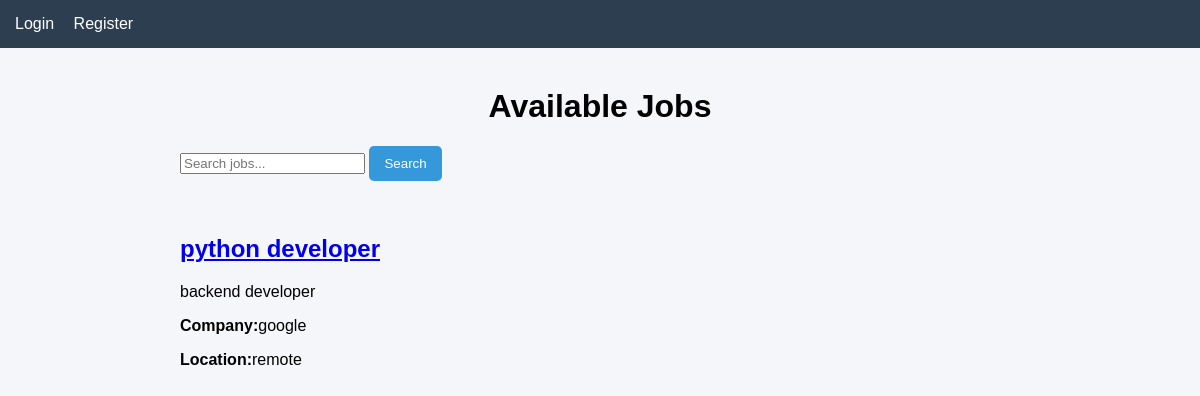
/, run on an earlier commit of the app's database.
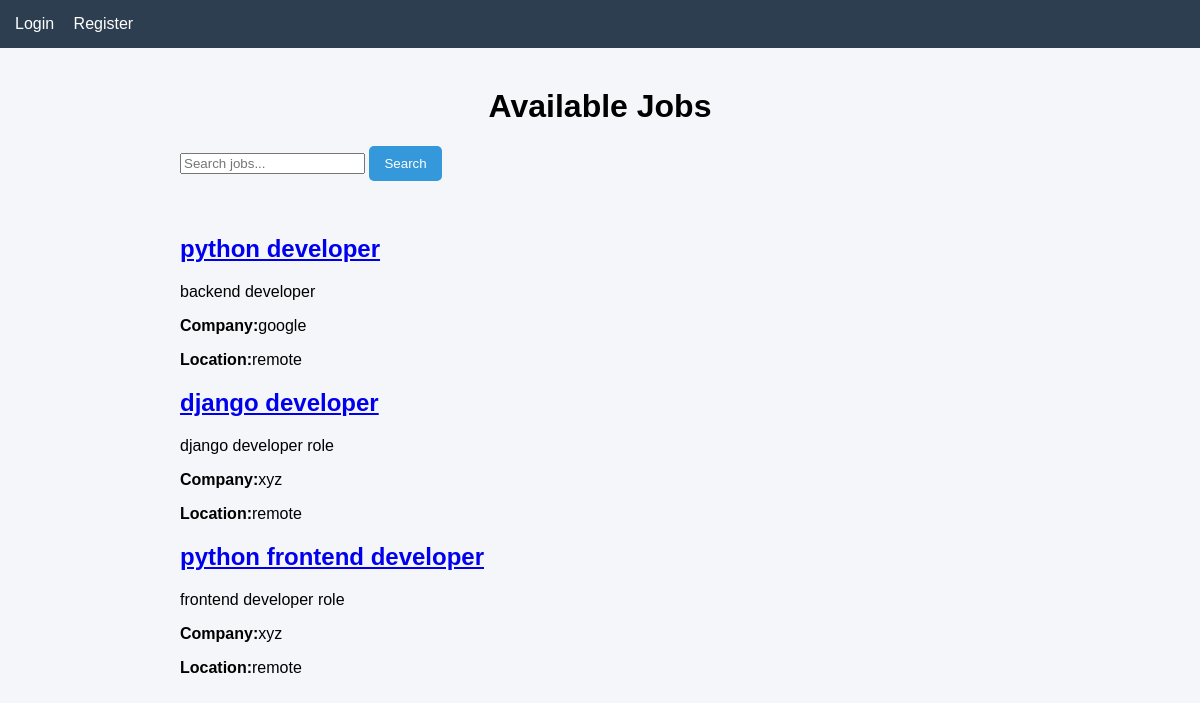
And on a later commit of the database.
### jobs/models.py (models this page shows, shortened)
class Job(models.Model):
  title=models.CharField(max_length=200)
  company=models.CharField(max_length=200)
  location=models.CharField(max_length=200)
  description=models.TextField()
  posted_by=models.ForeignKey(User,on_delete=models.CASCADE)
  created_at=models.DateTimeField(auto_now_add=True)

### jobs/views.py (the view)
# urls.py: path("",views.job_list,name='job_list'),
def job_list(request):
  query=request.GET.get('q')
  if query:
    jobs=Job.objects.filter(Q(title__icontains=query)|Q(company__icontains=query)|Q(location__icontains=query))
  else:
    jobs= Job.objects.all()
  return render(request,"jobs/job_list.html",{"jobs":jobs})

### jobs/templates/jobs/job_list.html (shortened to what this page needs)
{% load static %}
<html>
<head>
  <link rel="stylesheet" href="{% static 'jobs/style.css' %}">
</head>
<body>
<div class="navbar">
{% if user.is_authenticated %}
  <p>Welcome {{ user.username }}</p>
  <a href="{% url 'logout' %}">Logout</a>
  <a href="{% url 'my_applications' %}">My Applications</a>
{% else %}
  <a href="/login/">Login</a>
  <a href="/register/">Register</a>
{% endif %}
</div>
<div class="container">
<h1>Available Jobs</h1>
<form method="GET">
<input type="text" name="q" placeholder="Search jobs..." >
<button type="submit">Search</button>
</form>
<br>
{% for job in jobs %}
<div>
  <h2><a href="{%url 'job_detail' job.id %}">{{job.title}}</a></h2>
  <p>{{job.description}}</p>
  <p><strong>Company:</strong>{{job.company}}</p>
  <p><strong>Location:</strong>{{job.location}}</p>
</div>
{% endfor %}
</div>
</body>
</html>

### jobs/static/jobs/style.css (style rules this page uses)
body { font-family: Arial, sans-serif; background:#f5f6fa; margin:0; padding:0; }
.container { width:70%; margin:auto; margin-top:40px; }
h1 { text-align:center; }
button { background:#3498db; color:white; border:none; padding:10px 15px; border-radius:5px; cursor:pointer; }
.navbar { background:#2c3e50; color:white; padding:15px; }
.navbar a { color:white; margin-right:15px; text-decoration:none; }

What changed in the data, as far as the page shows it:
added Job: title "django developer", description "django developer role", company "xyz", location "remote"
added Job: title "python frontend developer", description "frontend developer role", company "xyz", location "remote"
